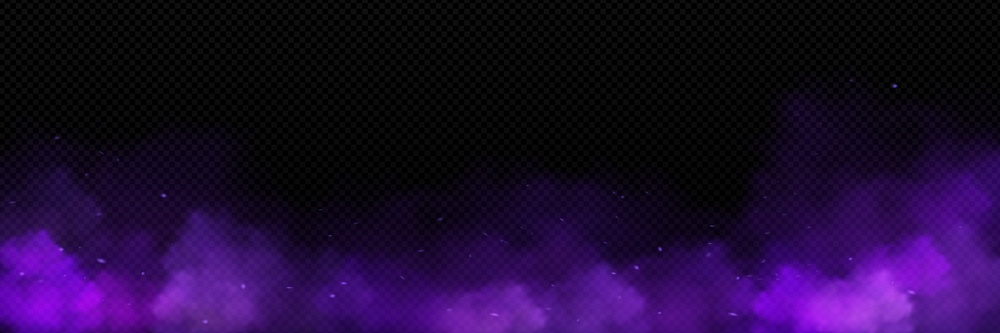
#> input picture numpy/projects/Image_Processing/bg.jpg, 1000 x 333 px, shrunk from 7500 x 2500 before the run, found by its file name
$ python gray_scale_filter.py
#> lines starting #> are read from the running program, lines starting #| are printed output that depends on the picture
import numpy as np
import matplotlib.pyplot as plt
import matplotlib.image as mpimg

img = mpimg.imread("C:/PYHTON_FRESH/NUMPY/projects/Image_Processing/bg.jpg")
#> img is the input picture: shape (333, 1000, 3); mean R, G, B 30.7, 9.8, 51.2
print("Original shape:", img.shape)
#| Original shape: (333, 1000, 3)

if img.ndim == 3:  # RGB image
    gray_img = np.mean(img, axis=2)
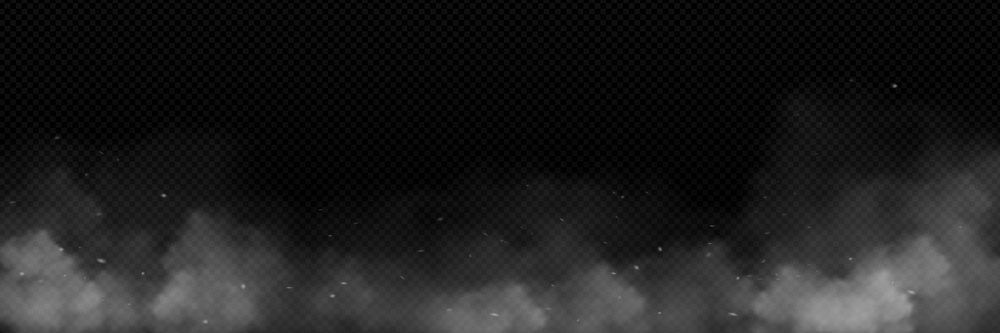
#> gray_img: shape (333, 1000) float64; min 0, max 163.3, mean 30.6
else:
    gray_img = img

plt.imshow(gray_img, cmap="gray") #cmap is used to change the color of an image[png,jpg]
plt.title("Grayscale Image")
plt.axis("off")
plt.show()

#brightness
bright_image = gray_img + 200
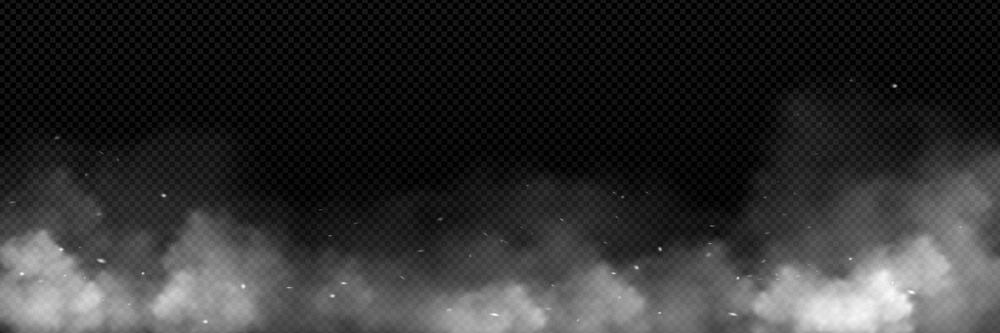
#> bright_image: shape (333, 1000) float64; min 200, max 363.3, mean 230.6; drawn with min black and max white

bright_image = np.clip(bright_image,0,255)
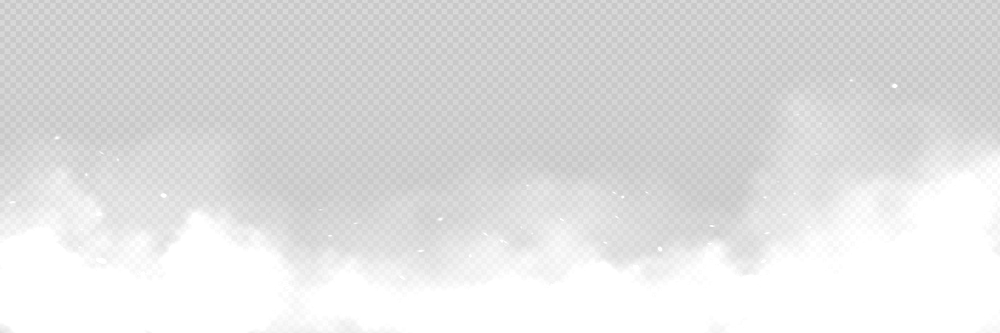
#> bright_image: shape (333, 1000) float64; min 200, max 255, mean 223.8
plt.imshow(bright_image, cmap = "gray")
plt.title("BRIGHT IMAGE")
plt.axis("off")
plt.show()


#contrast

contrast_img = gray_img * 3


contrast_img = np.clip(contrast_img,0,255)
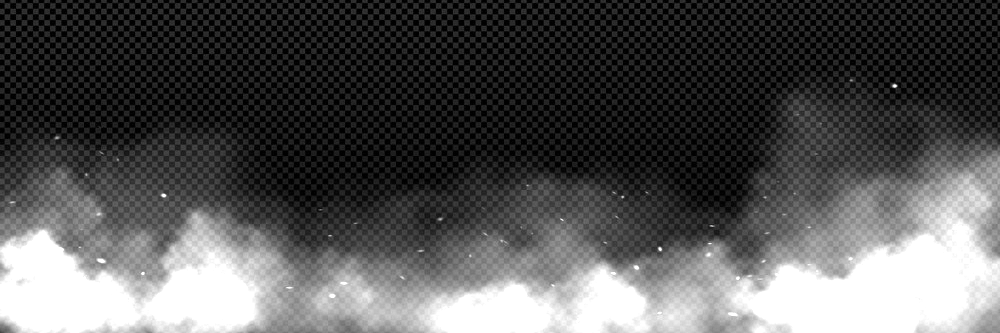
#> contrast_img: shape (333, 1000) float64; min 0, max 255, mean 85.2
plt.imshow(contrast_img,cmap = "gray")
plt.title("IMAGE WITH CONTRAST")
plt.axis("off")
plt.show()
